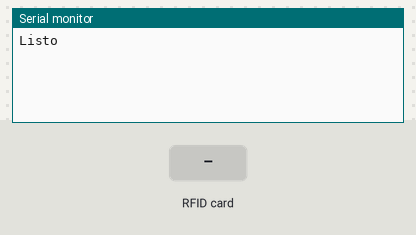
Bench run of a sketch on a simulated Arduino Mega 2560, built with avr-gcc and run on an emulated ATmega2560. On the bench: the last lines printed to the serial monitor. The inputs (shaded band) are chosen by the test bench.

Above: at 1.2 s.
1.3 s: RFID card EA 15 4E 19 held to the reader
At 2.1 s:
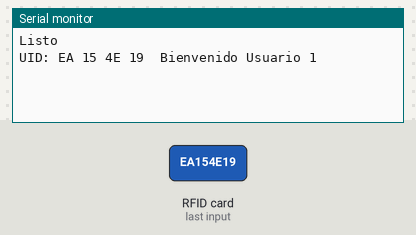
2.8 s: RFID card 06 76 25 D9 held to the reader
At 3.5 s:
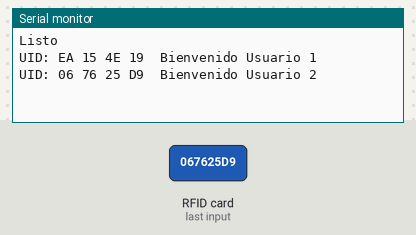
4.3 s: RFID card 5E 7A 19 C4 held to the reader
At 4.9 s:
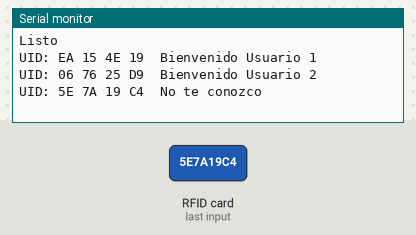

The sketch:

NFC_3.ino
```cpp
#include <SPI.h>      // incluye libreria bus SPI
#include <MFRC522.h>      // incluye libreria especifica para MFRC522

#define RST_PIN  49      // constante para referenciar pin de reset
#define SS_PIN  53      // constante para referenciar pin de slave select
MFRC522 mfrc522(SS_PIN, RST_PIN); // crea objeto mfrc522 enviando pines de slave select y reset

byte Lectura_vector[4];         // crea un vector para almacenar el UID leido
byte Usuario1[4]= {0xEA, 0x15, 0x4E, 0x19} ;    // ID de tarjeta del usuario 1
byte Usuario2[4]= {0x06, 0x76, 0x25, 0xD9} ;    // ID de tarjeta del usuario 2

void setup() {
  Serial.begin(9600);     // inicializa la comunicacion a traves del monitor serie a 9600 bps
  SPI.begin();        // inicializa bus SPI
  mfrc522.PCD_Init();     // inicio modulo lector
  Serial.println("Listo");
}

void loop() {

  if ( ! mfrc522.PICC_IsNewCardPresent()) {return;}//sale del bucle si no hay tarjeta
  if ( ! mfrc522.PICC_ReadCardSerial()) {return;}//sale del bucle si no puede leer correctamente

    Serial.print("UID:");

    for (byte i = 0; i < mfrc522.uid.size; i++) { // bucle recorre de a un byte por vez el UID
      if (mfrc522.uid.uidByte[i] < 0x10){   // si el byte leido es menor a 0x10
        Serial.print(" 0"); }      // imprime espacio en blanco y numero cero

        else{ Serial.print(" "); }       // imprime un espacio en blanco

          Serial.print(mfrc522.uid.uidByte[i], HEX);    // imprime el byte del UID leido en hexadecimal
          Lectura_vector[i]=mfrc522.uid.uidByte[i];     // almacena en array el byte del UID leido
          }

          Serial.print("\t");         // imprime un espacio de tabulacion


          if(comparacion_vector(Lectura_vector, Usuario1))    // llama a funcion comparaUID con Usuario1
            Serial.println("Bienvenido Usuario 1"); // si retorna verdadero muestra texto bienvenida
          else if(comparacion_vector(Lectura_vector, Usuario2)) // llama a funcion comparaUID con Usuario2
            Serial.println("Bienvenido Usuario 2"); // si retorna verdadero muestra texto bienvenida
           else           // si retorna falso
            Serial.println("No te conozco");    // muestra texto equivalente a acceso denegado

                  mfrc522.PICC_HaltA();     // detiene comunicacion con tarjeta
}

boolean comparacion_vector(byte lectura[],byte usuario[]) // funcion comparacion por bytes
{
  for (byte i=0; i < mfrc522.uid.size; i++){    // bucle recorre de a un byte por vez el UID
  if(lectura[i] != usuario[i])        // si byte de UID leido es distinto a usuario
    return(false);          // devuelve falso
  }
  return(true);           // si los 4 bytes coinciden devuelve verdadero
}
```

Measured:
- after the input at 1.3 s, the serial monitor: prints a new line at once (image 1)
- after the input at 2.8 s, the serial monitor: prints a new line at once (image 2)
- after the input at 4.3 s, the serial monitor: prints a new line at once (image 3)
